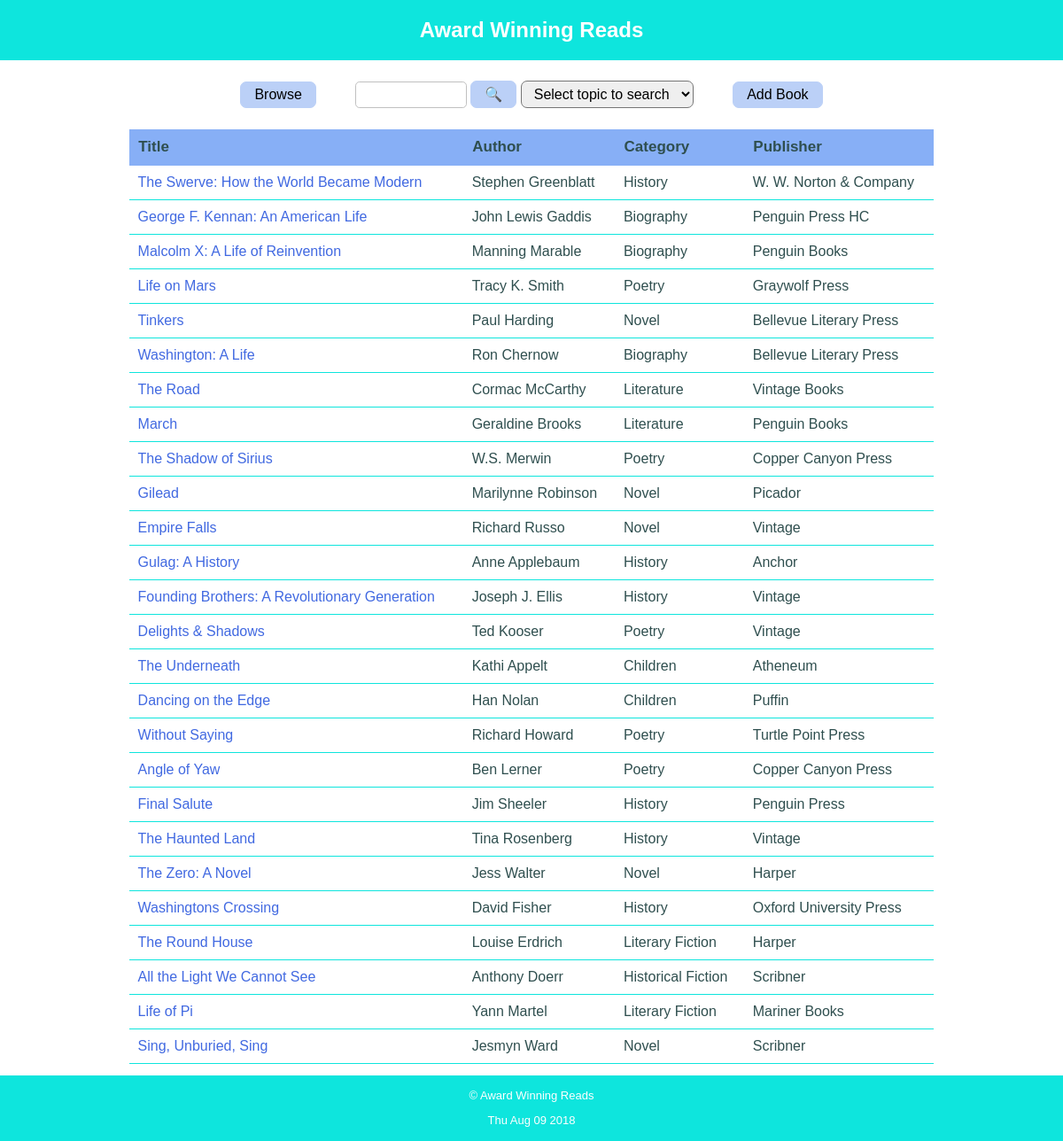
The page / on the database its author committed.
### tables this page shows
CREATE TABLE `BOOK` (
	`ISBN`	VARCHAR ( 20 ) NOT NULL,
	`Title`	VARCHAR ( 50 ) NOT NULL,
	`Author`	VARCHAR ( 20 ) NOT NULL,
	`Publisher`	VARCHAR ( 20 ) NOT NULL,
	`Format`	VARCHAR ( 20 ) NOT NULL,
	`Category`	VARCHAR ( 20 ) NOT NULL,
	`Description`	VARCHAR,
	`Rating`	INTEGER NOT NULL DEFAULT 0,
	'Cover'         VARCHAR(50),
	PRIMARY KEY(`ISBN`)
);

### databaseLibrary.php (called while the page is built, shortened)
<?php
function getListOfAllBooks() {
   global $db;
   try{
      $query = "SELECT * FROM BOOK";
      $statement = $db->prepare($query);
      $statement->execute();
   }
   catch (PDOException $e) {
   $errorMessage = $e->getMessage();
   echo "<p>SQL error: $errorMessage </p>";
   $db = null;
   exit();
   }
   return $statement;
}
?>

### listView.php (the view, shortened to what this page needs)
 <?php
if (isset($_POST['search_books'])) {
  if (isset($_POST['attribute']))
  $selectedAttr = $_POST['attribute'];
  else
    $selectedAttr = '';
    } else {
    $searchTerm = '';
    $selectedAttr = ''; }
 include('header.php');
 ?>
       <section id="controls">
            <form  method="post" onsubmit="return checkDisable();">
                <input class="button" type="submit" id="browse" name="browse_books" value="Browse" />
                <input class="search" type="text"   name="searchTerm" value="<?php echo $searchTerm;?>" size=10 />
				        <input class="button" type="submit" name="search_books" value="&#128269;" />
	              <select name = 'attribute'>
                  <option disabled = 'disabled' selected id = 'selection'> Select topic to search </option>
                </select>
                <input class="button" type="submit" id="add" name="add_books" value="Add Book"/>
            </form>
        </section>
<?php
if($bookcount != 0){
   echo "<table>
         <thead>
         <tr>
         <th>Title</th>
         <th>Author</th>
         <th>Category</th>
         <th>Publisher</th>
         </tr>
         </thead>
		 <tbody>";
      while($result = $statement->fetch(PDO::FETCH_ASSOC)) {
      $title = $result['Title'];
      $author = $result['Author'];
      $category = $result['Category'];
      $publisher = $result['Publisher'];
      $ISBN = $result['ISBN'];
      echo "<tr><td><a href=index.php?ISBN=$ISBN>".$title."</a></td><td>".$author."</td><td>".$category."</td><td>".$publisher."</td></tr>";}
   echo "</tbody></table>";
 }
   else{
    echo "No results found";
   }
?>
 <?php
 include('footer.php');
 ?>

### index.php (shortened to what this page needs)
<?php
require_once('databaseLibrary.php');
$bookcount = 1;
if ( empty($_POST) && empty($_GET) ){
   $statement = getListOfAllBooks();
   include('listView.php');
}
elseif (isset($_POST['browse_books'])){
	header('Location: index.php');
}
elseif (isset($_POST['search_books'])){
   $searchAttribute = $_POST['attribute'];
   $searchTerm = $_POST['searchTerm'];
   $statement = searchBooks($searchAttribute, $searchTerm);
   include('listView.php');
}
elseif (isset($_POST['add_books'])){
  include('addRecordView.php');
}
elseif (isset($_POST['update_books'])) {
    $isbn = $_POST['isbn'];
    $statement = getBook($isbn);
    include('updateRecordView.php');
}
?>

### header.php (shortened to what this page needs)
<!DOCTYPE html>
<html>
<head>
    <link rel="stylesheet" href="style.css"/>
</head>
<body>
    <div id="content">
    <header>
        <h1>Award Winning Reads</h1>
    </header>
    <div id="main">

### footer.php (shortened to what this page needs)
</div>
<footer>
    <p>&copy; Award Winning Reads</p>
    <p id="todays-date"></p>
</footer>
</div>
</body>
</html>

### style.css (style rules this page uses)
body { font-family: verdana,arial,sans-serif; margin: 0; padding: 0; }
#content { width:100%; margin: 0 auto; background-color: white; }
header { margin: 0; padding: .5em 2em; background-color: #0ee5dd; }
header h1 { font-size: 150%; margin: 0; padding: .5em 0; color: white; text-align: center; }
#controls { width: 80%; margin: 0 auto; padding: 1em; text-align: center; }
.button { font-size: 1em; padding: 5px 15px; background: #bbd0f7; border: 1px solid #bbd0f7; border-radius: 7px; color: black; }
#browse { margin-right: 40px; }
#add { margin-left: 40px; }
.search { font-size: 1em; padding: 6px 1px; border: 1px solid lightgray; border-radius: 6px; text-align: left; }
select { font-size: 1em; margin: 0; padding: 5px 10px; border-radius: 7px; }
#main { margin: 0 2em; }
table { font-family: verdana,arial,sans-serif; font-size: 1em; color: darkslategray; text-align: left; border-collapse: collapse; margin: 0 auto; width: 80%; }
table th { font-size: 1.063em; border-width: .0625em; padding: .625em; background-color: #87aff6; }
table td { padding: .625em; border-width: .0625em; border-bottom: .0625em solid #0ee5dd; }
a:link { text-decoration: none; color: royalblue; }
input[type=number], input[type=text], textarea { padding: .3em; margin: .5em 0; border: 1px solid silver; border-radius: .3em; box-sizing: border-box; }
footer { margin-top: 1em; padding: .2em; font-size: 0.813em; text-align: center; color: white; background-color: #0ee5dd; }

### rows shown on the page
book: Title "The Swerve: How the World Became Modern", Author "Stephen Greenblatt", Category "History", Publisher "W. W. Norton & Company"
book: Title "George F. Kennan: An American Life", Author "John Lewis Gaddis", Category "Biography", Publisher "Penguin Press HC"
book: Title "Malcolm X: A Life of Reinvention", Author "Manning Marable", Category "Biography", Publisher "Penguin Books"
book: Title "Life on Mars", Author "Tracy K. Smith", Category "Poetry", Publisher "Graywolf Press"
book: Title "Tinkers", Author "Paul Harding", Category "Novel", Publisher "Bellevue Literary Press"
book: Title "Washington: A Life", Author "Ron Chernow", Category "Biography", Publisher "Bellevue Literary Press"
book: Title "The Road", Author "Cormac McCarthy", Category "Literature", Publisher "Vintage Books"
book: Title "March", Author "Geraldine Brooks", Category "Literature", Publisher "Penguin Books"
book: Title "The Shadow of Sirius", Author "W.S. Merwin", Category "Poetry", Publisher "Copper Canyon Press"
book: Title "Gilead", Author "Marilynne Robinson", Category "Novel", Publisher "Picador"
book: Title "Empire Falls", Author "Richard Russo", Category "Novel", Publisher "Vintage"
book: Title "Gulag: A History", Author "Anne Applebaum", Category "History", Publisher "Anchor"
book: Title "Founding Brothers: A Revolutionary Generation", Author "Joseph J. Ellis", Category "History", Publisher "Vintage"
book: Title "Delights & Shadows", Author "Ted Kooser", Category "Poetry", Publisher "Vintage"
book: Title "The Underneath", Author "Kathi Appelt", Category "Children", Publisher "Atheneum"
book: Title "Dancing on the Edge", Author "Han Nolan", Category "Children", Publisher "Puffin"
book: Title "Without Saying", Author "Richard Howard", Category "Poetry", Publisher "Turtle Point Press"
book: Title "Angle of Yaw", Author "Ben Lerner", Category "Poetry", Publisher "Copper Canyon Press"
book: Title "Final Salute", Author "Jim Sheeler", Category "History", Publisher "Penguin Press"
book: Title "The Haunted Land", Author "Tina Rosenberg", Category "History", Publisher "Vintage"
book: Title "The Zero: A Novel", Author "Jess Walter", Category "Novel", Publisher "Harper"
book: Title "Washingtons Crossing", Author "David Fisher", Category "History", Publisher "Oxford University Press"
book: Title "The Round House", Author "Louise Erdrich", Category "Literary Fiction", Publisher "Harper"
book: Title "All the Light We Cannot See", Author "Anthony Doerr", Category "Historical Fiction", Publisher "Scribner"
book: Title "Life of Pi", Author "Yann Martel", Category "Literary Fiction", Publisher "Mariner Books"
book: Title "Sing, Unburied, Sing", Author "Jesmyn Ward", Category "Novel", Publisher "Scribner"
